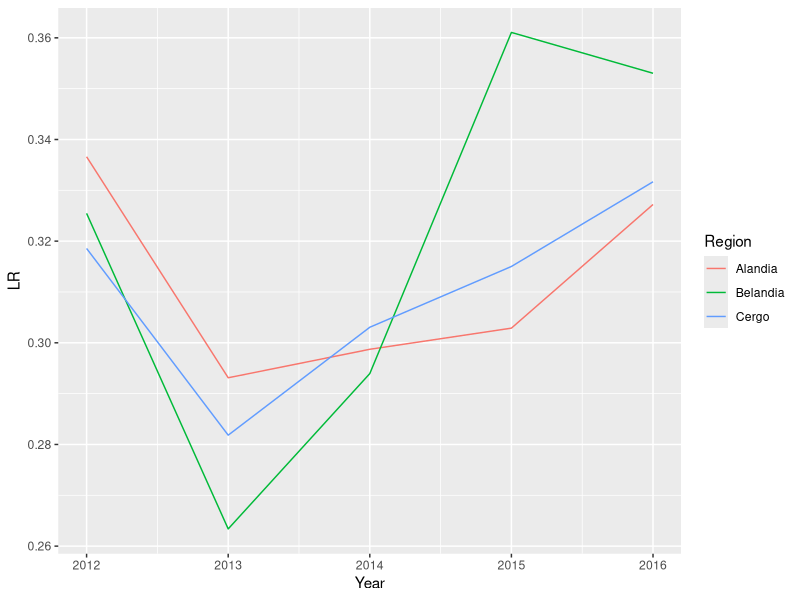
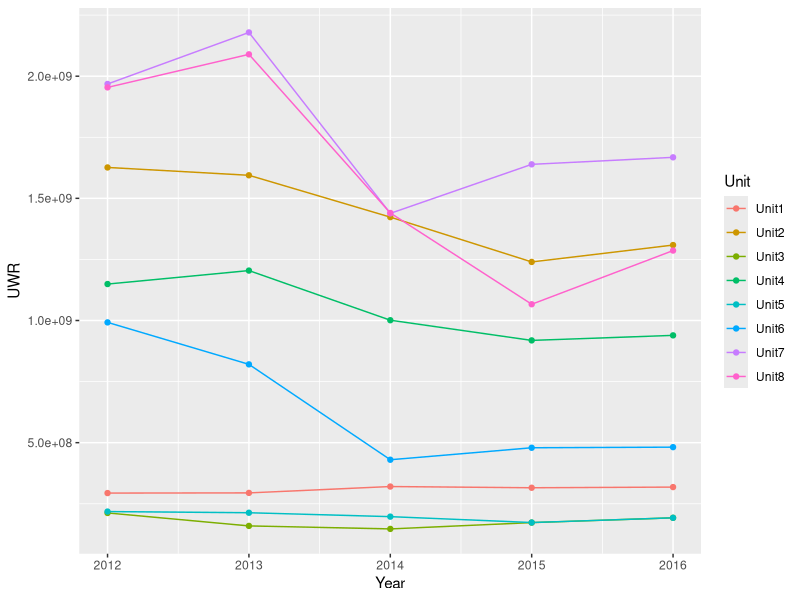
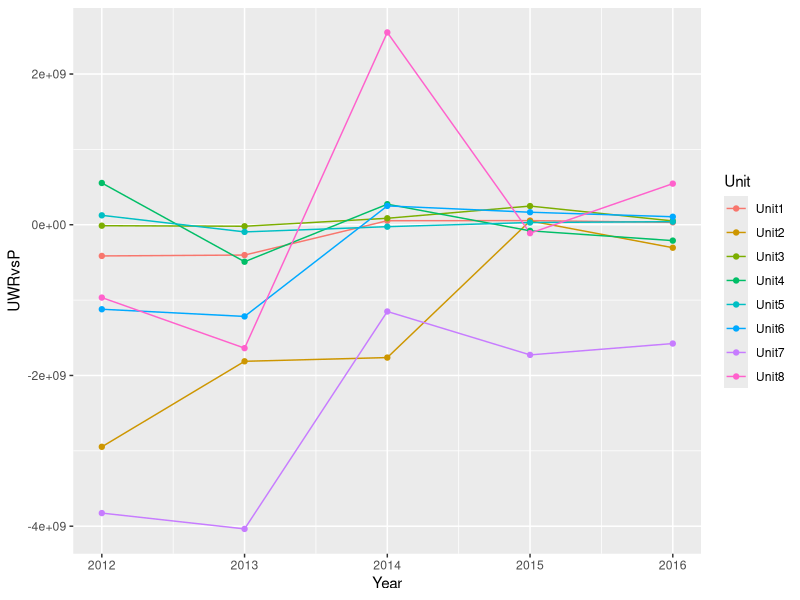

Here is the R script that generated these plots, in order:
## ---- chunk 1
# install.packages('tidyverse')
library(tidyverse)
dt_KPI <- read_csv("./Data/lesson3_KPI.csv")
## ---- chunk 2
dt_KPI %>%
  summarise(
    LR = sum(Losses) / sum(Premium),
    ER = sum(Expenses) / sum(Premium),
    COR = ER + LR
  )
## ---- chunk 3
dt_KPI %>%
  mutate(
    LR = Losses / Premium,
    ER = Expenses / Premium,
    COR = LR + ER,
    UWR = Premium - (Losses + Expenses)
  ) %>%
  arrange(LR) %>% 
  select(Region, Unit, Segment, Business, Year, LR, COR, UWR)
## ---- chunk 4
dt_KPI %>%
  group_by(Region) %>%
  summarise(
    ER = sum(Expenses) / sum(Premium),
    LR = sum(Losses) / sum(Premium),
    COR = ER + LR,
    UWR = sum(Premium) - sum(Losses + Expenses)
  ) %>%
  arrange(COR)
## ---- chunk 5
dt_KPI %>% 
  group_by(Region, Year) %>% 
  summarise(LR = sum(Losses) / sum(Premium)) %>%
  ggplot(aes(x = Year, y = LR, color = Region)) +
  geom_line()
## ---- chunk 6
dt_KPI %>%
  group_by(Unit) %>%
  summarise(
    ER = sum(Expenses) / sum(Premium),
    LR = sum(Losses) / sum(Premium),
    COR = ER + LR,
    UWR = sum(Premium) - sum(Losses + Expenses)
  ) %>%
  arrange(desc(UWR))
## ---- chunk 7
dt_KPI %>% 
  group_by(Unit, Year) %>% 
  summarise(UWR = sum(Premium) - sum(Losses + Expenses)) %>%
  ggplot(aes(x = Year, y = UWR, color = Unit)) +
  geom_line() + 
  geom_point()
## ---- chunk 8
dt_KPI %>%
  mutate(UWR = Premium - (Losses + Expenses)) %>%
  mutate(UWRvsP = UWR - UWR_Plan) %>%
  group_by(Unit, Year) %>%
  summarize(UWRvsP = sum(UWRvsP)) %>%
  ggplot(aes(x = Year, y = UWRvsP, color = Unit)) +
  geom_line() + 
  geom_point()
## ---- chunk 9
set.seed(123)
students <- c("Student1", "Student2", "Student3")
assignments <- paste0("Zadanie", sample(1:8, size=length(students)))
assignments <- setNames(assignments, students)
dput(assignments)
# c(Student1 = "Zadanie7", Student2 = "Zadanie8", Student3 = "Zadanie3")
